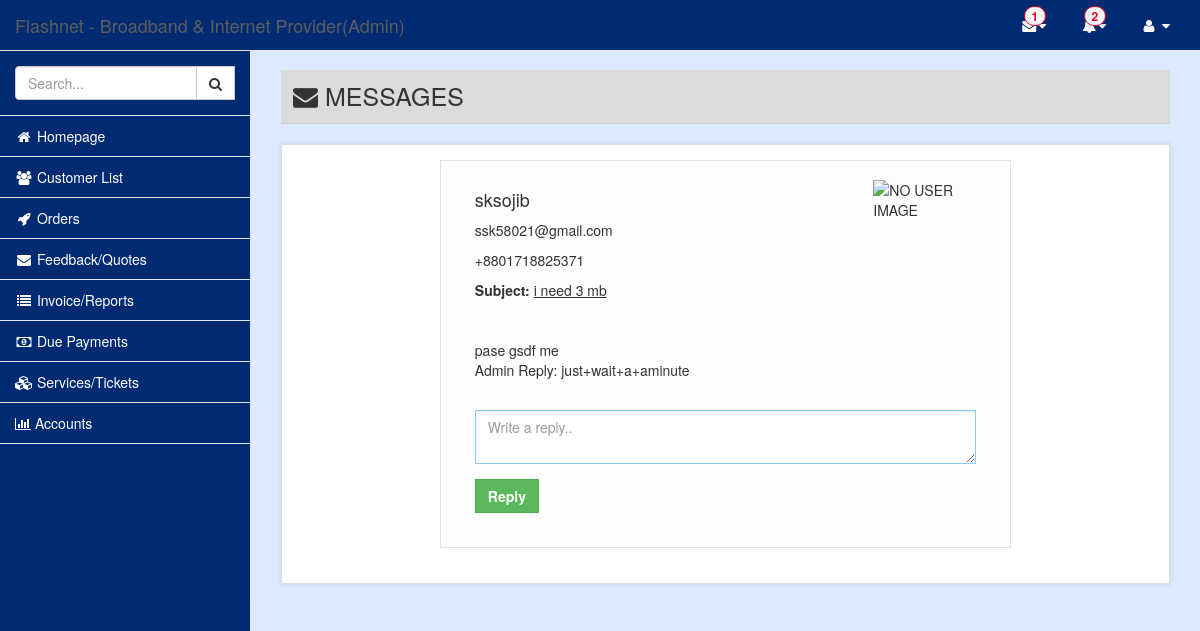
Page /admin/messages.php?view=4 (signed in) on the committed database.
### tables this page shows
CREATE TABLE `contact` (
  `Id` int(11) NOT NULL,
  `date` datetime DEFAULT NULL,
  `name` varchar(900) NOT NULL,
  `subject` varchar(900) NOT NULL,
  `email` varchar(900) NOT NULL,
  `number` varchar(90) NOT NULL,
  `message` longtext NOT NULL,
  `admin_read` int(11) NOT NULL,
  `reply` text NOT NULL
);

### pages/includes/functions.php (called while the page is built, shortened)
<?php
	function get_user_info($username) {
		global $conn;
		$sql = "SELECT * FROM users ";
		$sql.= "WHERE username='".addslashes($username)."' ";
		$result	= $conn->query($sql);
		$row	= $result->fetch_array();
		return $row;
	}
	function get_single_data($tablename, $condition) {
		global $conn;
		$get = "SELECT * FROM ".$tablename." ";
		$get.= "WHERE ".$condition;
		$result = $conn->query($get);
		$row = $result->fetch_array();
		return $row;
	}

### admin/messages.php (the view, shortened to what this page needs)
<?php
	include "../pages/includes/config.php";
	require_once "../pages/includes/functions.php";
?>
<?php include "includes/header.php"; ?>
<div id="page-wrapper">
		<div class="row">
				<div class="col-lg-12">
						<h1 class="page-header"><i class="fa fa-envelope"></i> MESSAGES</h1>
				</div>
		</div>
		<div class="row">
			<div class="col-lg-12">
				<div class="panel panel-default">
					<div class="panel-body">
					<?php if(!isset($_GET['view']) && !isset($_GET['new_message'])) { ?>
						<div class="table-responsive">
							<div class="form-group">
								<a href="admin/messages/?new_message=1">
									<button class="btn btn-success"><i class="fa fa-plus"></i> New Message</button>
								</a>
							</div>
							<table class="table table-hover">
									<thead>
										<tr>
											<th>#</th>
											<th>From</th>
											<th>Time</th>
											<th>Status</th>
										</tr>
									</thead>
									<tbody>
										<?php
											$result_messages	= get_message(1000); $sli = 1;
											while($row_msg = $result_messages->fetch_array()) {
										?>
										<?php
											switch($row_msg['admin_read']) {
												case 0: $s_ost = 'New'; $l_type='success'; break;
												case 1: $s_ost = 'Replied'; $l_type='primary'; break;
											}
										?>
											<tr class="clickable-row" data-href="admin/messages/?view=<?= $row_msg['Id'] ?>">
													<td><?= $sli ?></td>
													<td>
														<h4><?= $row_msg['name'] ?></h4>
														<p>Mobile: <?= $row_msg['number'] ?></p>
													</td>
													<td><?= time_elapsed_string($row_msg['date']) ?></td>
													<td><span class="label label-<?= $l_type ?>"><?= $s_ost ?></span></td>
											</tr>
										<?php
												$sli++;
											}
											mysqli_free_result($result_messages);
										?>
									</tbody>
							</table>
						</div>
					<?php } else if(isset($_GET['view'])) { ?>
					<?php
						$row_msg = get_single_data("contact", "id='".$_GET['view']."'");
						$userinfo = get_user_info($row_msg['email']);
						$ppic = (file_exists("../images/users/{$userinfo['id']}-ppic.png"))
							? "images/users/{$userinfo['id']}-ppic.png" : "images/male-icon.png";
					?>
						<div class="col-md-8 col-md-offset-2 well">
							<div class="col-lg-9 col-md-9">
								<h4><?= htmlspecialchars($row_msg['name']); ?></h4>
								<p><?= htmlspecialchars($row_msg['email']); ?></p>
								<p><?= htmlspecialchars($row_msg['number']); ?></p>
								<p><strong>Subject:</strong> <u><?= htmlspecialchars($row_msg['subject']); ?></u></p><p>&nbsp;</p>
								<?= $row_msg['message']; ?>	<br/>
								Admin Reply: <?= $row_msg['reply']; ?>
							</div>
							<div class="col-lg-3 col-md-3"><img src="<?= $ppic ?>" alt="NO USER IMAGE" class="img-responsive" /></div>
							<div class="clearfix"></div>
							<p> &nbsp; </p>
							<div class="col-lg-12 col-md-12">
								<form action="" method="POST">
									<div class="form-group">
										<textarea class="form-control" name="reply" placeholder="Write a reply.." required></textarea>
									</div>
									<div class="form-group">
										<input type="submit" value="Reply" class="btn btn-success" />
									</div>
								</form>
							</div>
						</div>
					<?php } else if(isset($_GET['new_message'])){ ?>
					<?php
						if($_GET['new_message'] == 'all') {
							$msgto = 'Dhaka Solution Customers';
							$customers = get_imploded_column(",", "users", "username", $extra_sql=true);
						} else if($_GET['new_message'] != 1) {
							$customerIds = explode(",", $_GET['new_message']); $customerNames = array(); $customerNumbers = array();
							foreach($customerIds as $customerId) {
								$customerNames[] = get_single_index_data("users", "id = '{$customerId}'", "first_name");
								$customerNumbers[] = get_single_index_data("users", "id = '{$customerId}'", "mobile_number");
							}
							$msgto = implode(', ',$customerNames); $customers = implode(',',$customerNumbers);
						}
					?>
						<div class="col-md-6 col-md-offset-3">
							<div class="well">
								<h4>New Message</h4><hr/>
								<form action="" method="POST">
									<input type="hidden" name="new_message" value="1" />
								<?php if(isset($customers) && !empty($customers)) { ?>
									<div class="form-group">
										<label>To</label>
										<input type="text" class="form-control" value="<?= $msgto ?>" readonly />
									</div>
									<input type="hidden" name="number" value="<?= $customers ?>" />
								<?php } else { ?>
								<?php $result_customers = get_all('users', null); ?>
									<div class="form-group g-form">
										<label>Customer Number</label>
										<input type="text" name="number" class="form-control" list="customerList" required />
										<datalist id="customerList">
										<?php while($row_cus = $result_customers->fetch_array()) { ?>
											<option value="<?= $row_cus['mobile_number'] ?>"><?= $row_cus['first_name'] ?></option>
										<?php } mysqli_free_result($result_customers); ?>
										</datalist>
										<p style="font-size: 11.5px; font-style: italic;">
											<a href="admin/messages/?new_message=all">To all customer</a>
										</p>
									</div>
								<?php } ?>
									<div class="form-group g-form">
										<label>Message Body</label>
										<textarea name="message" class="form-control" required /></textarea>
									</div>
									<div class="form-group">
										<input type="submit" value="Send" class="btn btn-success" />
									</div>
								</form>
							</div>
						</div>
					<?php } ?>
					</div>
				</div>
			</div>
		</div>
</div>
<?php
	include "includes/footer.php";
?>

### rows in the picture
contact: name "sksojib", email "ssk58021@gmail.com", number "+8801718825371", subject "i need 3 mb", message "pase gsdf me", reply "just+wait+a+aminute"

### other values in the picture
$total_unread_message "1"
$total_notification "2"
